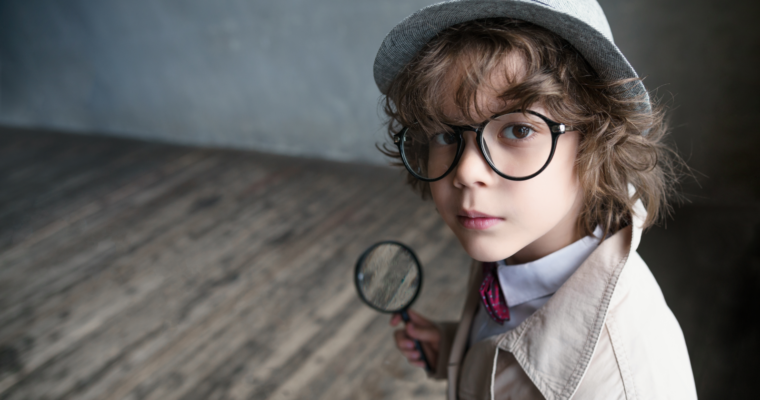
#> input picture sherlock_kid.png, 760 x 400 px, found by its file name
$ python learning_openCV.py
#> lines starting #> are read from the running program, lines starting #| are printed output that depends on the picture
# an image is just a function of two variables x and y and the value of the function denotes the intensity
# grayscale
# 0-black
# top -white (255)
# every pixel is an element of the two -d array and its stores the values for the intensity the values range from the 0-255
# the colored image sare formed using the rgb and now the colored images are basically combination of the rgb individual intensity
#  hsi model
# hue-predominant colour
# saturation:how much pure it is
# intensity

import cv2
import numpy as np

img_path="./drive-download-20221105T090638Z-001/sherlock_kid.png";
print(img_path);
img =cv2.imread(img_path);#this show the matrix form of the image in which there will be three column representing the intensity of three colours and the resolution of the colors
#> img is the input picture: shape (400, 760, 3); mean B, G, R 93.1, 94.7, 96.7
# cv2.imshow("image",img);#this function is basically used for the sake of showing the current image in the python
print(img);
#> (printed output is left out)
#cv2.waitKey(0);#this function is used to make the image wait while displaying.
# converting the format in from  bgr to hva or grayscale
img_gray=cv2.cvtColor(img, cv2.COLOR_BGR2GRAY);
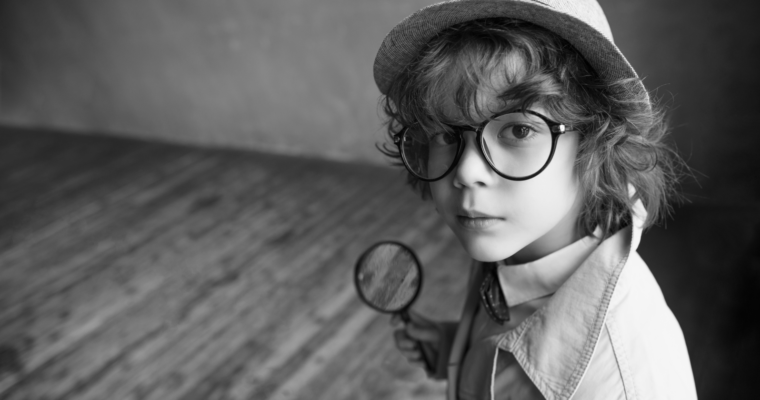
#> img_gray: shape (400, 760); min 1, max 254, mean 95.2
cv2.imshow("image",img);
cv2.imshow("image1",img_gray);#this function is basically used for the sake of showing the current image in the python
# the parameter of this function accepts the name of tthe window and second accepts the name of the variables
# saving the image
cv2.imwrite("./drive-download-20221105T090638Z-001/sher.png",img_gray);
# the function accepts two parameters first being the location and after that the second parameter is the name of the image variable you  want to save .
print(np.shape(img_gray));
#| (400, 760)
print(np.shape(img));
#| (400, 760, 3)
# resizing the image
img_resized=cv2.resize(img,(500,500))
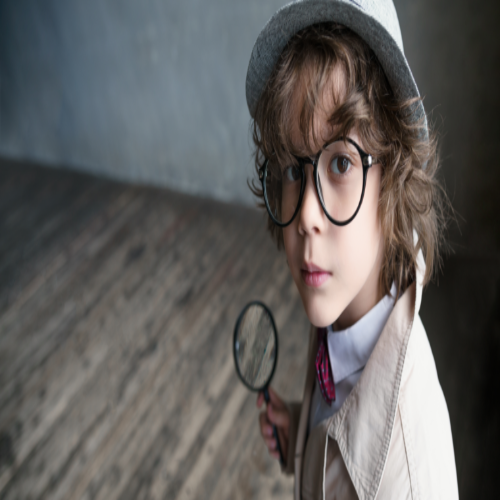
#> img_resized: shape (500, 500, 3); mean B, G, R 93.1, 94.6, 96.7
cv2.imshow("resizedimage",img_resized);

# image cropping is nothing but slicing of the array
img_cropped= img [:,335:];
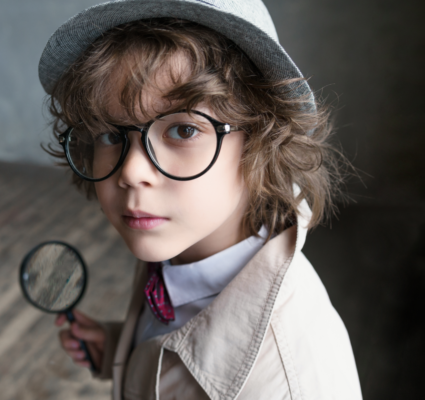
#> img_cropped: shape (400, 425, 3); mean B, G, R 89.6, 93.2, 99.7
cv2.imshow("croppeddimage",img_cropped);
(a,b,d)=np.shape(img);
#> a = 400; b = 760; d = 3
c=int(0.25*b);
#> c = 190

img_cropped_2=img[:,c:];
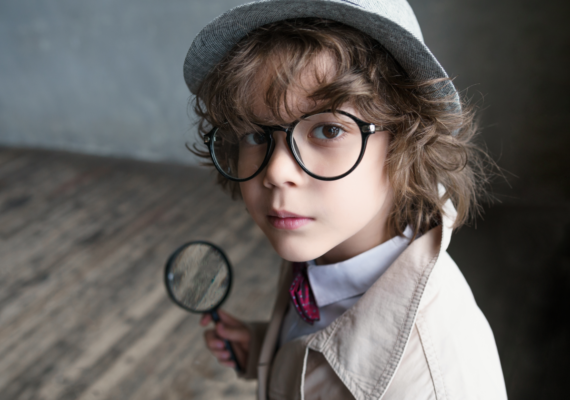
#> img_cropped_2: shape (400, 570, 3); mean B, G, R 94.4, 97.1, 101.3
cv2.imshow("cropped",img_cropped_2);
cv2.waitKey(0);


# videos handling
#> (the run stopped early here; a loop or call above may not have finished)
